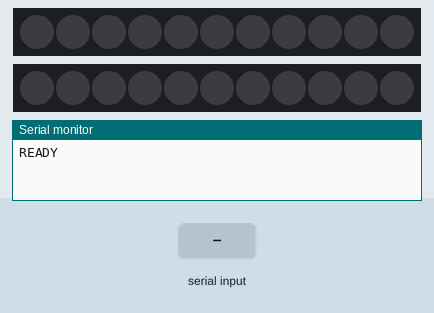
The sketch below on a simulated Arduino Uno, built with avr-gcc and run on an emulated ATmega328P. Shown: 2 × 11 RGB LEDs in strip order, left to right, the last lines printed to the serial monitor. The test bench sets the inputs (shaded band). Dim RGB values are drawn brighter than linear.

Above: at 1.2 s.
1.3 s: "4" received over Serial
At 1.45 s:
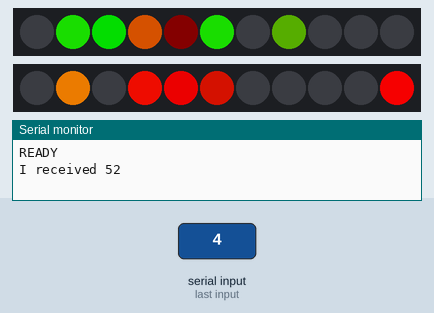
3.7 s: byte 2 (2) received over Serial
At 3.86 s:
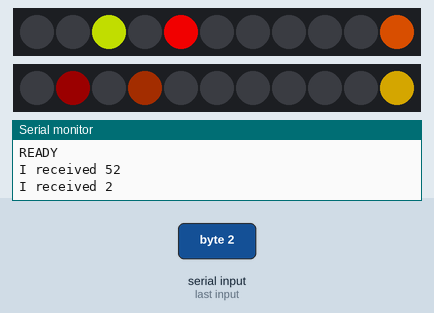
6.1 s: byte 3 (3) received over Serial
At 6.27 s:
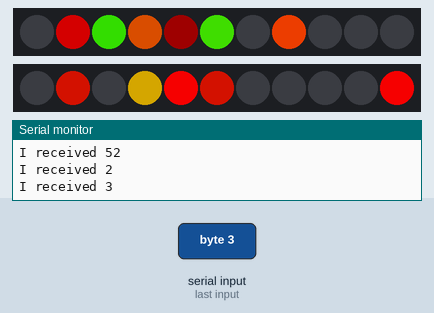
9.1 s: byte 1 (1) received over Serial
At 9.29 s:
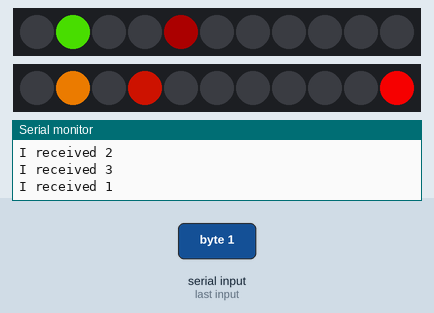
12.1 s: byte 4 (4) received over Serial
At 12.6 s:
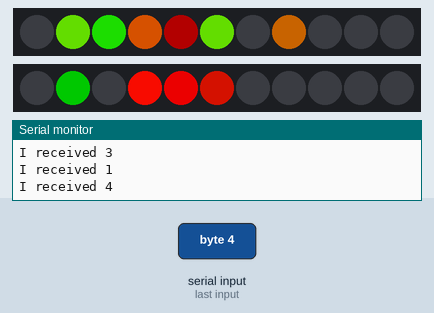
14.8 s: "7" received over Serial
At 15.02 s:
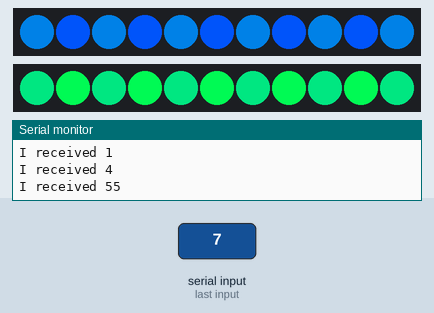

Measured:
- after the input at 1.3 s, the LEDs: change at once (image 1)
- after the input at 3.7 s, the LEDs: change at once (image 2)
- after the input at 9.1 s, the LEDs: change at once (image 4)
- after the input at 14.8 s, the LEDs: change after 0.07 s (image 6)

The sketch:

notificatorFirmware.ino
```cpp
#include <Adafruit_NeoPixel.h>

static const int NUM_LEDS = 11;

Adafruit_NeoPixel strip = Adafruit_NeoPixel(
                            NUM_LEDS,             // Number of pixels in strip
                            12,                   // Pin number (most are valid)
                            NEO_GRB + NEO_KHZ800  //  pixel type flags, add together as needed:
                            //   NEO_RGB     Pixels are wired for RGB bitstream
                            //   NEO_GRB     Pixels are wired for GRB bitstream
                            //   NEO_KHZ400  400 KHz bitstream (e.g. Old FLORA pixels)
                            //   NEO_KHZ800  800 KHz bitstream (e.g. New FLORA pixels and most WS2811 strips)
                          );

Adafruit_NeoPixel strip2 = Adafruit_NeoPixel(
                             NUM_LEDS,             // Number of pixels in strip
                             11,                   // Pin number (most are valid)
                             NEO_GRB + NEO_KHZ800  //  pixel type flags, add together as needed:
                             //   NEO_RGB     Pixels are wired for RGB bitstream
                             //   NEO_GRB     Pixels are wired for GRB bitstream
                             //   NEO_KHZ400  400 KHz bitstream (e.g. Old FLORA pixels)
                             //   NEO_KHZ800  800 KHz bitstream (e.g. New FLORA pixels and most WS2811 strips)
                           );

void flashAll(byte r, byte g, byte b) {
  // Do a quick test/demo to show that things are working
  for (int i = 0; i < NUM_LEDS; i++) {
    strip.setPixelColor(i, r, g, b);
    strip2.setPixelColor(i, r, g, b);
  }
  strip.show();
  strip2.show();
}

void setup() {
  // Initialize serial and wait for port to open:
  Serial.begin(115200);
  while (!Serial) {
    ; // wait for port to be ready
  }

  strip.begin();
  strip2.begin();

  strip.show();
  strip2.show();

  flashAll(0, 0, 0);
  Serial.println("READY");
}
byte mode = 0;

void loop() {
  if (Serial.available() > 0)
  {
    flashAll(0, 0, 0);

    mode = Serial.read();
    Serial.print("I received ");
    Serial.println(mode);
  }

  switch (mode)
  {
    case 1:
    case '1':
      strip.setPixelColor(4, abs(-250 + (millis() % 100)), 0, 0);
      strip2.setPixelColor(3, 0.25 * abs(-500 + (millis() % 10000)), 10, 0);
      strip.setPixelColor(1, abs(-250 + (millis() % 500)) / 3, 150, 0);
      strip2.setPixelColor(1, 0.25 * abs(-500 + (millis() % 1000)), 100, 0);
      strip.setPixelColor(11, abs(-250 + (millis() % 500)) / 2, 50, 0);
      strip2.setPixelColor(10, 0.25 * abs(-500 + (millis() % 1000)) / 2, 0, 0);
      break;

    case 2:
    case '2':
      strip.setPixelColor(4, abs(-250 + (millis() % 1000)), 0, 0);
      strip2.setPixelColor(3, 0.25 * abs(-500 + (millis() % 10000)), 10, 0);
      strip.setPixelColor(2, abs(-250 + (millis() % 5000)) / 3, 150, 0);
      strip2.setPixelColor(10, 0.25 * abs(-500 + (millis() % 100)), 100, 0);
      strip.setPixelColor(10, abs(-250 + (millis() % 50)) / 2, 50, 0);
      strip2.setPixelColor(1, 0.25 * abs(-500 + (millis() % 1000)) / 2, 0, 0);
      break;

    case 3:
    case '3':
      strip.setPixelColor(1, abs(-250 + (millis() % 1000)), 0, 0);
      strip2.setPixelColor(1, 0.25 * abs(-500 + (millis() % 10000)), 10, 0);
      strip.setPixelColor(2, abs(-250 + (millis() % 5000)) / 3, 150, 0);
      strip2.setPixelColor(3, 0.25 * abs(-500 + (millis() % 100)), 100, 0);
      strip.setPixelColor(3, abs(-250 + (millis() % 50)) / 2, 50, 0);
      strip2.setPixelColor(4, 0.25 * abs(-500 + (millis() % 1000)) / 2, 0, 0);
      strip.setPixelColor(4, abs(-250 + (millis() % 100)), 0, 0);
      strip2.setPixelColor(5, 0.25 * abs(-500 + (millis() % 10000)), 10, 0);
      strip.setPixelColor(5, abs(-250 + (millis() % 500)) / 3, 150, 0);
      strip2.setPixelColor(11
                           , 0.25 * abs(-500 + (millis() % 1000)), 100, 0);
      strip.setPixelColor(7, abs(-250 + (millis() % 500)) / 2, 50, 0);
      strip2.setPixelColor(10, 0.25 * abs(-500 + (millis() % 1000)) / 2, 0, 0);
      break;

    case 4:
    case '4':
      strip.setPixelColor(1, abs(-250 + (millis() % 20)), 0, 0);
      strip2.setPixelColor(1, 0.25 * abs(-500 + (millis() % 100)), 10, 0);
      strip.setPixelColor(2, abs(-250 + (millis() % 100)) / 3, 150, 0);
      strip2.setPixelColor(3, 0.25 * abs(-500 + (millis() % 200)), 100, 0);
      strip.setPixelColor(3, abs(-250 + (millis() % 50)) / 2, 50, 0);
      strip2.setPixelColor(4, 0.25 * abs(-500 + (millis() % 100)) / 2, 0, 0);
      strip.setPixelColor(4, abs(-250 + (millis() % 100)), 0, 0);
      strip2.setPixelColor(5, 0.25 * abs(-500 + (millis() % 100)), 10, 0);
      strip.setPixelColor(5, abs(-250 + (millis() % 500)) / 3, 150, 0);
      strip.setPixelColor(7, abs(-250 + (millis() % 500)) / 2, 50, 0);
      strip2.setPixelColor(10, 0.25 * abs(-500 + (millis() % 1000)) / 2, 0, 0);
      strip.setPixelColor(4, abs(-250 + (millis() % 100)), 0, 0);
      strip2.setPixelColor(3, 0.25 * abs(-500 + (millis() % 10000)), 10, 0);
      strip.setPixelColor(1, abs(-250 + (millis() % 500)) / 3, 150, 0);
      strip2.setPixelColor(1, 0.25 * abs(-500 + (millis() % 1000)), 100, 0);
      strip.setPixelColor(11, abs(-250 + (millis() % 500)) / 2, 50, 0);
      strip2.setPixelColor(10, 0.25 * abs(-500 + (millis() % 1000)) / 2, 0, 0);
      break;

    case 5:
    case '5':
      strip.setPixelColor(4, abs(-250 + (millis() % 500)), 0, 0);
      strip2.setPixelColor(10, abs(-250 + (millis() % 500)), 0, 0);
      strip2.setPixelColor(3, 0.25 * abs(-500 + (millis() % 1000)), 0, 0);
      break;

    case 6:
    case '6':
      strip.setPixelColor(7, (millis() % 1000) > 500 ? 255 : 0, 0, 0);
      break;

    case 7:
    case '7':
      for (int i = 0; i < 11; i++)
      {

        if (i % 2 == 0)
        {
          strip2.setPixelColor(i, 0, 100 + (millis() % 1280) / 10, 100);
          strip.setPixelColor(i, 0,  100, 100 + (millis() % 1280) / 10);
        }
        else
        {
          strip2.setPixelColor(i, 0, 150 + (millis() % 1000) / 10, 80);
          strip.setPixelColor(i, 0,  80, 150 + (millis() % 1000) / 10);
        }
      }
      break;
  }

  strip.show();
  strip2.show();

}
```
